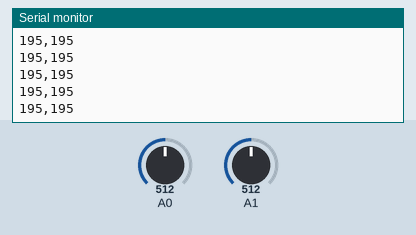
Bench run of a sketch on a simulated Arduino Uno, built with avr-gcc and run on an emulated ATmega328P. Shown: the last lines printed to the serial monitor. Inputs (shaded band) come from the test bench; at power-on: A0 = 512, A1 = 512.

Above: at 1.2 s.
1.3 s: A0 set to 716
At 1.8 s:
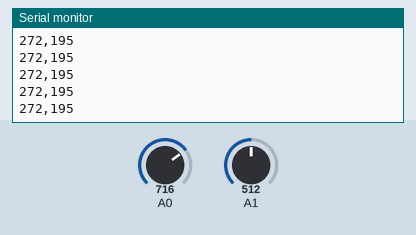
4.3 s: A1 set to 716
At 5.3 s:
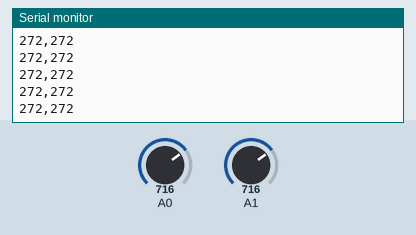
5.8 s: A0 set to 900
At 6.6 s:
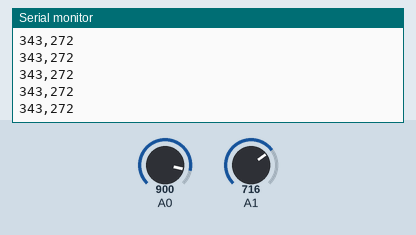
7.3 s: A1 set to 900
At 8.1 s:
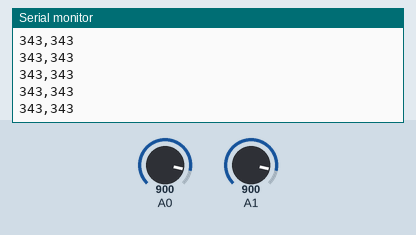
Timing chart, 0 to 9.8 s (numbered marks = the images above; inputs shaded):
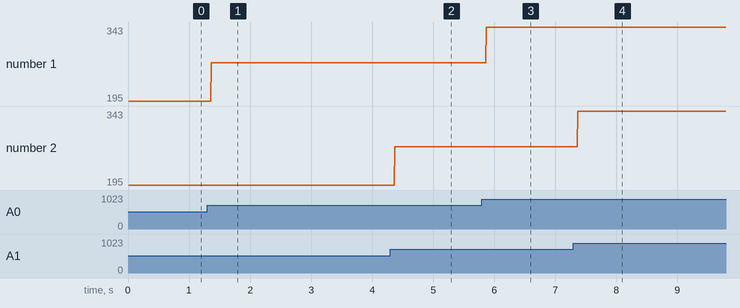

Measured:
- after the input at 1.3 s, the serial monitor: prints a new line after 0.07 s (image 1)
- after the input at 4.3 s, the serial monitor: prints a new line after 0.07 s (image 2)
- after the input at 5.8 s, the serial monitor: prints a new line after 0.07 s (image 3)
- after the input at 7.3 s, the serial monitor: prints a new line after 0.07 s (image 4)
- plotted number 1: 195 → 272 after the input at 1.3 s, 272 → 343 after the input at 5.8 s

The sketch:

lab4.ino
```cpp
void setup() {
  Serial.begin(9600);
  delay(10);
}

void loop() {
  int pot1=analogRead(A0);
  int pot2=analogRead(A1);
  int mapPot1=map(pot1, 0, 669, 0, 255); //I found that the max values for my pots were 669
  int mapPot2=map(pot2, 0, 669, 0, 255);
  Serial.print(mapPot1);
  Serial.print(",");
  Serial.println(mapPot2);
}
```
